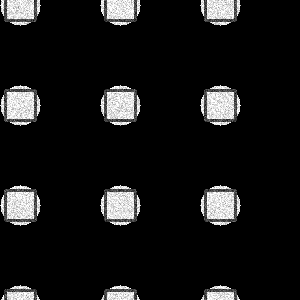
#> input picture dataset/reference.png, 300 x 300 px, found by its file name
$ python verify_pipeline.py
#> lines starting #> are read from the running program, lines starting #| are printed output that depends on the picture
### src/utils/data_loader.py
import os
import cv2
import numpy as np
from src.utils.logger import get_logger

logger = get_logger("DataLoader")

def load_or_generate_dataset(data_dir: str = "dataset"):
    """
    Checks if real dataset exists. If not, generates synthetic DRAM-like images
    for unit testing fallback.
    """
#> called with data_dir = 'dataset'
    ref_path = os.path.join(data_dir, "reference.png")
    search_path = os.path.join(data_dir, "search.png")

    if os.path.exists(ref_path) and os.path.exists(search_path):
        logger.info("Real dataset found. Loading...")
        ref_img = cv2.imread(ref_path, cv2.IMREAD_GRAYSCALE)
#> ref_img is the input picture: shape (300, 300); min 0, max 255, mean 23.8
        search_img = cv2.imread(search_path, cv2.IMREAD_GRAYSCALE)
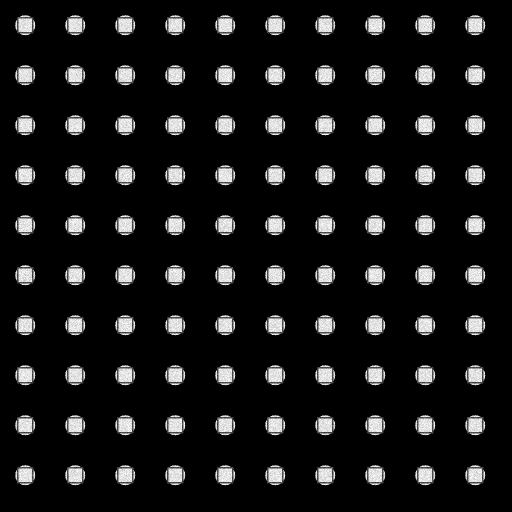
#> input picture dataset/search.png, 1024 x 1024 px, found by its file name (shown at 1/2 size)
#> search_img is the input picture: shape (1024, 1024); min 0, max 255, mean 22.8
        return ref_img, search_img

    # Generate high-resolution base image (1 unit = 1 px)
    # The physical scene is 10240 x 10240 units
    base_size = 10240
    base_img = np.zeros((base_size, base_size), dtype=np.float32)

    # Draw structures at high resolution
    # Dram pitch = 300 units (Search pitch = 30 px)
    for i in range(150, base_size, 300):
        for j in range(150, base_size, 300):
            cv2.circle(base_img, (i, j), 60, 150, -1)
            cv2.rectangle(base_img, (i-45, j-45), (i+45, j+45), 80, 6)

    # SEM Edge Brightening
    kernel = cv2.getStructuringElement(cv2.MORPH_RECT, (11, 11))
    gradient = cv2.morphologyEx(base_img, cv2.MORPH_GRADIENT, kernel)
    sem_img = np.clip(base_img + gradient * 1.5, 0, 255).astype(np.float32)

    # Extract Reference (Clean) - 900x900 px
    # Add rejection sampling to prevent empty references
    valid = False
    attempts = 0
    while not valid and attempts < 100:
        attempts += 1
        offset_x = np.random.randint(2000, 8000)
        offset_y = np.random.randint(2000, 8000)
        ref_float = sem_img[offset_y:offset_y+900, offset_x:offset_x+900].copy()

        # Validation: Ref must have meaningful structure
        # Check standard deviation (structural energy)
        if np.std(ref_float) > 10.0:
            valid = True

    lam_ref = 50.0
    ref_noisy = np.random.poisson(ref_float / 255.0 * lam_ref) / lam_ref * 255.0
    ref_img = np.clip(ref_noisy, 0, 255).astype(np.uint8)

    # Generate Search Image - 1024x1024 px (downsampled by 10x)
    # 10240x10240 -> 1024x1024
    search_float = cv2.resize(sem_img, (1024, 1024), interpolation=cv2.INTER_AREA)

    # Search degradation
    search_blur = cv2.GaussianBlur(search_float, (3, 3), 0.8)
    lam_search = 20.0
    search_noisy = np.random.poisson(search_blur / 255.0 * lam_search) / lam_search * 255.0
    search_img = np.clip(search_noisy, 0, 255).astype(np.uint8)

    # Ground Truth coordinate in Search Image
    # Reference was taken at (offset_x, offset_y) in base coordinates.
    # The center of the 900x900 reference is (offset_x + 450, offset_y + 450)
    gt_x = (offset_x + 450.0) / 10.0
    gt_y = (offset_y + 450.0) / 10.0

    cv2.imwrite(ref_path, ref_img)
    cv2.imwrite(search_path, search_img)

    return ref_img, search_img, gt_x, gt_y

### src/preprocessing/ice.py
import cv2
import numpy as np
from src.utils.logger import Profiler

class ImageConditioningEngine:
    """
    Image Conditioning Engine (ICE)
    Implements Gaussian Blur, CLAHE, and Intensity Normalization.
    """
    def __init__(self, blur_ksize: tuple = (5, 5), clahe_clip: float = 2.0, clahe_grid: tuple = (8, 8)):
        self.blur_ksize = blur_ksize
        self.clahe = cv2.createCLAHE(clipLimit=clahe_clip, tileGridSize=clahe_grid)
        self.stats = {}

    def _process_single(self, img: np.ndarray, name: str) -> np.ndarray:
        # Gaussian Blur
#> called with name = 'reference'
        blurred = cv2.GaussianBlur(img, self.blur_ksize, 0)
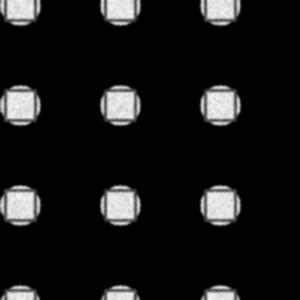
#> blurred: shape (300, 300); min 0, max 247, mean 23.9
        # CLAHE
        clahe_img = self.clahe.apply(blurred)
        # Intensity Normalization (Min-Max to 0-255)
        normalized = cv2.normalize(clahe_img, None, 0, 255, cv2.NORM_MINMAX)
#> (the rest of the program and of its run is left out)
